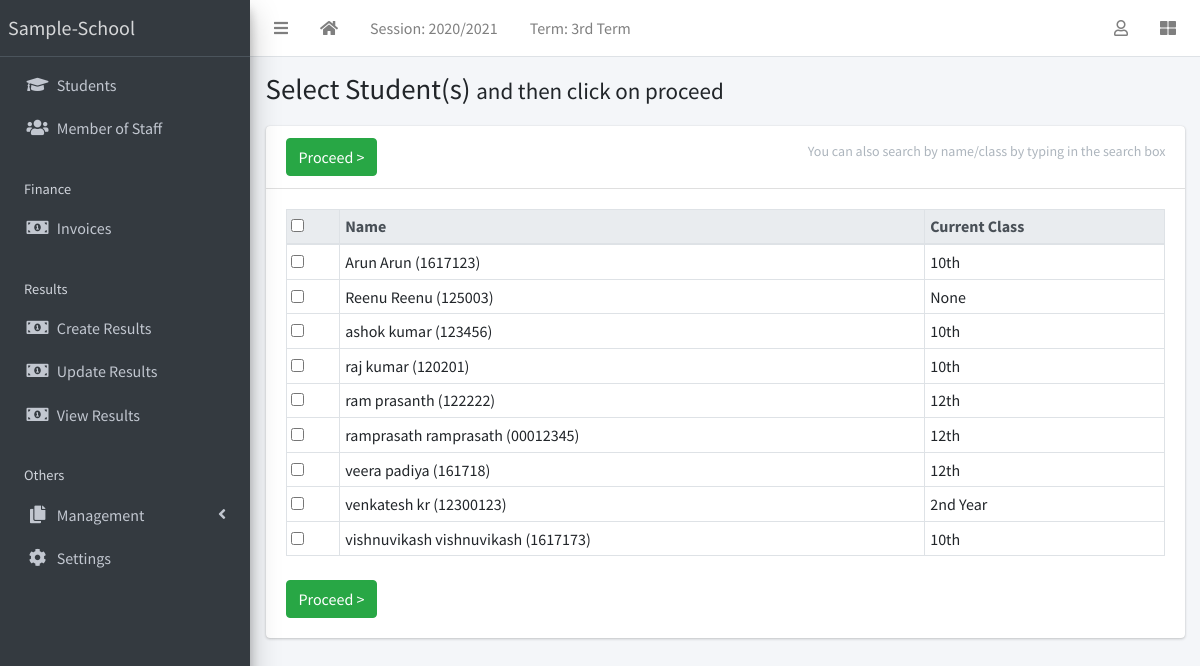
The page /result/create/ (signed in) on the database its author committed.
### apps/corecode/models.py (models this page shows, shortened)
class AcademicSession(models.Model):
    name = models.CharField(max_length=200, unique=True)
    current = models.BooleanField(default=True)
    class Meta:
        ordering = ["-name"]

class AcademicTerm(models.Model):
    name = models.CharField(max_length=20, unique=True)
    current = models.BooleanField(default=True)
    class Meta:
        ordering = ["name"]

class StudentClass(models.Model):
    name = models.CharField(max_length=200, unique=True)
    class Meta:
        verbose_name = "Class"
        verbose_name_plural = "Classes"
        ordering = ["name"]
    def __str__(self):
        return self.name

### apps/students/models.py (models this page shows, shortened)
class Student(models.Model):
    STATUS_CHOICES = [("active", "Active"), ("inactive", "Inactive")]
    GENDER_CHOICES = [("male", "Male"), ("female", "Female")]
    current_status = models.CharField(
        max_length=10, choices=STATUS_CHOICES, default="active"
    )
    registration_number = models.CharField(max_length=200, unique=True)
    surname = models.CharField(max_length=200)
    firstname = models.CharField(max_length=200)
    other_name = models.CharField(max_length=200, blank=True)
    gender = models.CharField(max_length=10, choices=GENDER_CHOICES, default="male")
    date_of_birth = models.DateField(default=timezone.now)
    current_class = models.ForeignKey(
        StudentClass, on_delete=models.SET_NULL, blank=True, null=True
    )
    date_of_admission = models.DateField(default=timezone.now)
    mobile_num_regex = RegexValidator(
        regex="^[0-9]{10,15}$", message="Entered mobile number isn't in a right format!"
    )
    parent_mobile_number = models.CharField(
        validators=[mobile_num_regex], max_length=13, blank=True
    )
    address = models.TextField(blank=True)
    others = models.TextField(blank=True)
    passport = models.ImageField(blank=True, upload_to="students/passports/")
    class Meta:
        ordering = ["surname", "firstname", "other_name"]
    def __str__(self):
        return f"{self.surname} {self.firstname} {self.other_name} ({self.registration_number})"

### apps/result/views.py (the view, shortened to what this page needs)
# urls.py: path("create/", create_result, name="create-result"),
@login_required
def create_result(request):
    students = Student.objects.all()
    return render(request, "result/create_result.html", {"students": students})

### apps/corecode/context_processors.py (called while the page is built)
def site_defaults(request):
    current_session = AcademicSession.objects.get(current=True)
    current_term = AcademicTerm.objects.get(current=True)
    vals = SiteConfig.objects.all()
    contexts = {
        "current_session": current_session.name,
        "current_term": current_term.name,
    }
    for val in vals:
        contexts[val.key] = val.value
    return contexts

### apps/result/templates/result/create_result.html (shortened to what this page needs)
{% extends 'base.html' %}
{% block title %}
  Select Student(s) <span class="small">and then click on proceed</span>
{% endblock title %}
{% block content-header %}
  <form method="POST">
  <div class="card-header">
    <h3 class="card-title">
      <input type="submit" class="btn btn-success" value="Proceed >">
    </h3>
    <div class="card-tools">
      <p class="small btn btn-tool">You can also search by name/class by typing in the search box</p>
    </div>
  </div>
{% endblock content-header %}
{% block content %}
  <table id="studenttable" class="table table-sm table-bordered" data-page-length='100'>
    <thead class="thead-light">
      <tr>
        <th><input type="checkbox" id="selecter"></th>
        <th>Name</th>
        <th>Current Class</th>
      </tr>
    </thead>
    <tbody>
      {% for student in students %}
        <tr>
          <td><input type="checkbox" id="{{ student.id }}" name="students" value="{{ student.id}}"></td>
          <td>{{student}} </td>
          <td>{{student.current_class}}</td>
        </tr>
      {% endfor %}
    </tbody>
  </table>
  <input type="submit" class="btn btn-success mt-2" value="Proceed >">
</form>
{% endblock content %}

### templates/base.html (shortened to what this page needs)
{% load static %}
<!DOCTYPE html>
<html lang="en">
<head>
  <link rel="stylesheet" href="{% static 'plugins/fontawesome-free/css/all.min.css' %}">
  <link rel="stylesheet" href="{% static 'plugins/toastr/toastr.min.css' %}">
  <link rel="stylesheet"
    href="{% static 'plugins/overlayScrollbars/css/OverlayScrollbars.min.css' %}">
  <link rel="stylesheet" href="{% static 'plugins/Datatables/datatables.min.css' %}" />
  <link rel="stylesheet" href="{% static 'dist/css/adminlte.min.css' %}">
</head>
<body
  class="hold-transition sidebar-mini layout-fixed layout-navbar-fixed layout-footer-fixed">
  <div class="wrapper">
    <nav class="main-header navbar navbar-expand navbar-white navbar-light">
      <ul class="navbar-nav">
        <li class="nav-item">
          <a class="nav-link" data-widget="pushmenu" href="#" role="button"><i
              class="fas fa-bars"></i></a>
        </li>
        <li class="nav-item d-none d-sm-inline-block">
          <a href="{% url 'home' %} " class="nav-link"><i class="fa fa-home"></i></a>
        </li>
        <li class="nav-item d-none d-sm-inline-block">
          <a href="{% url 'current-session' %}" class="nav-link">Session: {{ current_session }}</a>
        </li>
        <li class="nav-item d-none d-sm-inline-block">
          <a href="{% url 'current-session' %}" class="nav-link">Term: {{ current_term }}</a>
        </li>
      </ul>
      <ul class="navbar-nav ml-auto">
        <li class="nav-item dropdown">
          <a class="nav-link" data-toggle="dropdown" href="#">
            <i class="far fa-user"></i>
          </a>
        </li>
        <li class="nav-item">
          <a class="nav-link" data-widget="control-sidebar" data-slide="true"
            href="#" role="button"><i class="fas fa-th-large"></i></a>
        </li>
      </ul>
    </nav>
    <aside class="main-sidebar sidebar-dark-primary elevation-4">
      <a href="{% url 'home' %}" class="brand-link">{{ School_name | default:"Sample-School" }}</a>
      <div class="sidebar">
        <nav class="mt-2">
          <ul class="nav nav-pills nav-sidebar flex-column"
            data-widget="treeview" role="menu" data-accordion="false">
            <li class="nav-item">
              <a href="{% url 'student-list' %}" class="nav-link">
                <i class="nav-icon fas fa-graduation-cap"></i>
                <p>
                  Students
                </p>
              </a>
            </li>
            <li class="nav-item">
              <a href="{% url 'staff-list' %}" class="nav-link">
                <i class="nav-icon fas fa-users"></i>
                <p>
                  Member of Staff
                </p>
              </a>
            </li>
            <li class="nav-header">Finance</li>
            <li class="nav-item">
              <a href="{% url 'invoice-list' %}" class="nav-link">
                <i class="nav-icon fas fa-money-bill-alt"></i>
                <p>
                  Invoices
                </p>
              </a>
            </li>
            <li class="nav-header">Results</li>
            <li class="nav-item">
              <a href="{% url 'create-result' %}" class="nav-link">
                <i class="nav-icon fas fa-money-bill-alt"></i>
                <p>
                  Create Results
                </p>
              </a>
            </li>
            <li class="nav-item">
              <a href="{% url 'edit-results' %}" class="nav-link">
                <i class="nav-icon fas fa-money-bill-alt"></i>
                <p>
                  Update Results
                </p>
              </a>
            </li>
            <li class="nav-item">
              <a href="{% url 'view-results' %}" class="nav-link">
                <i class="nav-icon fas fa-money-bill-alt"></i>
                <p>
                  View Results
                </p>
              </a>
            </li>
            <li class="nav-header">Others</li>
            <li class="nav-item has-treeview">
              <a href="#" class="nav-link">
                <i class="nav-icon fas fa-copy"></i>
                <p>
                  Management
                  <i class="fas fa-angle-left right"></i>
                </p>
              </a>
            </li>
            <li class="nav-item">
              <a href="{% url 'configs' %}" class="nav-link">
                <i class="nav-icon fas fa-cog"></i>
                <p>
                  Settings
                </p>
              </a>
            </li>
          </ul>
        </nav>
      </div>
    </aside>
    <div class="content-wrapper">
      <section class="content-header">
        <div class="container-fluid">
          <div class="row mb-1">
            <div class="col-sm-8">
              <h1>{% block title %}{% endblock title %}</h1>
            </div>
            <div class="col-sm-4">
            </div>
          </div>
        </div>
      </section>
      <section class="content">
        <div class="container-fluid">
          <div class="row">
            <div class="col-md-12">
              {% block fullcard %}
              <div class="card">
                {% block content-header %}{% endblock content-header %}
                <div class="card-body">
                  <div class="row">
                    <div class="col">
                      {% block content %}
                      {% endblock content %}
                    </div>
                  </div>
                </div>
              </div>
              {% endblock fullcard %}
            </div>
          </div>
</body>
</html>

### rows shown on the page
AcademicSession: name "2020/2021"
AcademicTerm: name "3rd Term"
Student: surname+firstname+other_name "Arun Arun (1617123)", current_class "10th"
Student: surname+firstname+other_name "Reenu Reenu (125003)", current_class "None"
Student: surname+firstname+other_name "ashok kumar (123456)", current_class "10th"
Student: surname+firstname+other_name "raj kumar (120201)", current_class "10th"
Student: surname+firstname+other_name "ram prasanth (122222)", current_class "12th"
Student: surname+firstname+other_name "ramprasath ramprasath (00012345)", current_class "12th"
Student: surname+firstname+other_name "veera padiya (161718)", current_class "12th"
Student: surname+firstname+other_name "venkatesh kr (12300123)", current_class "2nd Year"
Student: surname+firstname+other_name "vishnuvikash vishnuvikash (1617173)", current_class "10th"

### other values the page prints
{{ School_name | default:"Sample-School" }} "Sample-School"
